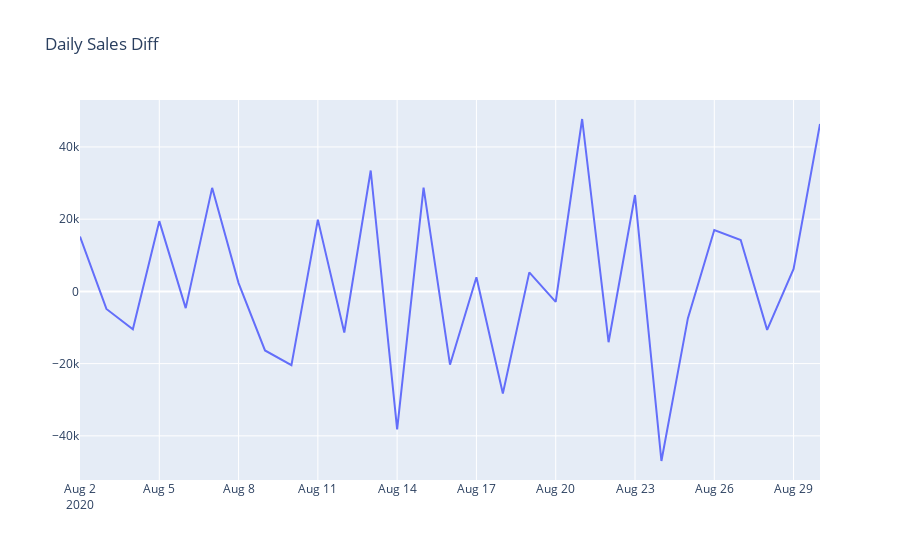

The code cell stored with this chart in its notebook:
### Code cell
#plot sales diff
plot_data = [
    go.Scatter(
        x=df_diff['Date'],
        y=df_diff['diff'],
    )
]
plot_layout = go.Layout(
        title='Daily Sales Diff'
    )
fig = go.Figure(data=plot_data, layout=plot_layout)
pyoff.iplot(fig)
